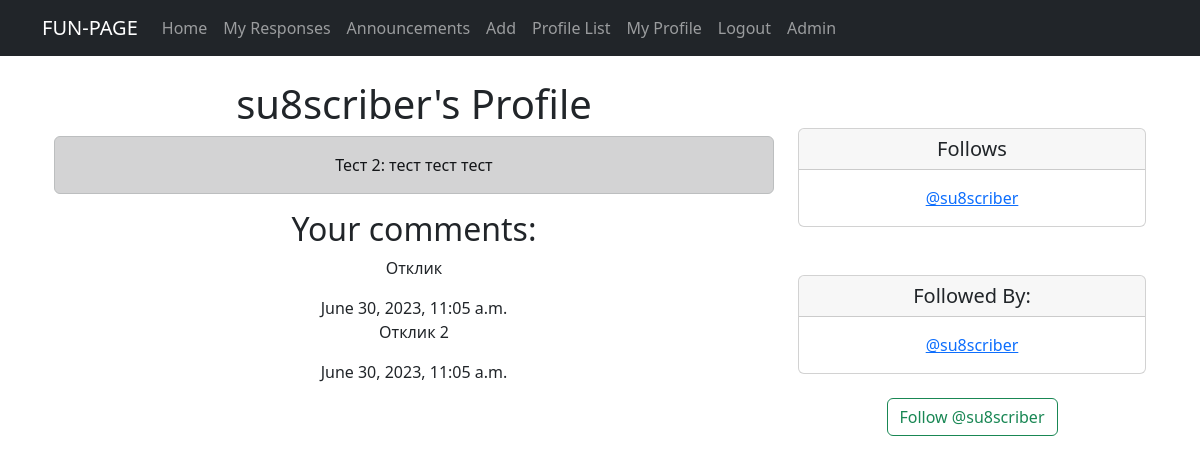
The app's page /profile/2 (signed in) with its own data.
### fun/models.py (models this page shows, shortened)
class Profile(models.Model):
    user = models.OneToOneField(User, on_delete=models.CASCADE)
    follows = models.ManyToManyField("self",
                                     related_name="followed_by",
                                     symmetrical=False,
                                     blank=True)
    date_modified = models.DateTimeField(User, auto_now=True)
    comments = models.ManyToManyField(Comment,
                                       related_name="commented_by",
                                       blank=True)
    def __str__(self):
        return self.user.username

class Announcement(models.Model):
    title = models.CharField(max_length=100)
    text = models.TextField()
    category = models.ForeignKey(Category, on_delete=models.CASCADE)
    author = models.ForeignKey(User, default=1, on_delete=models.CASCADE)
    date_added = models.DateTimeField(auto_now_add=True)
    image = models.ImageField(upload_to='images/', null=True, blank=True)
    video = models.FileField(upload_to='videos/', null=True, blank=True)
    likes = models.ManyToManyField(User, related_name="ad_like", blank=True)
    def __str__(self):
        return f'{self.title.title()}: {self.text[:20]}'

class Comment(models.Model):
    user = models.ForeignKey(User, on_delete=models.CASCADE)
    date = models.DateTimeField(auto_now_add=True)
    announcement = models.ForeignKey('Announcement', on_delete=models.CASCADE)
    content = models.TextField()

### fun/views.py (the view, shortened to what this page needs)
# urls.py: path('profile/<int:pk>', views.profile, name='profile'),
def profile(request, pk):
    if request.user.is_authenticated:
        profile = Profile.objects.get(user_id=pk)
        ads = Announcement.objects.filter(author_id=pk).order_by("-date_added")
        return render(request, "profile.html", {"profile": profile, "ads": ads})
    else:
        messages.success(request, ("You must be logged in to view this page."))
        return redirect('home')

### templates/profile.html (shortened to what this page needs)
{% extends 'flatpages/default.html' %}
{% block content %}
{% if profile %}
    <div class="container text-center">
     <div class="row">
       <div class="col-8">
        <h1> {{ profile.user.username }}'s Profile </h1>
           {% if ads %}
           {% for ads in ads %}
                <div class="alert alert-dark" role="alert">
                     {{ ads }}
                </div>
            {% endfor %}
           {% else %}
           <p> No announcements yet </p>
           {% endif %}
<h2>Your comments:</h2>
{% for comment in request.user.profile.comments.all %}
<div>
  <p>{{ comment.content }}</p>
  <span class="date">{{ comment.date }}</span>
</div>
{% empty %}
<p>No comments yet.</p>
{% endfor %}
     </div>
    <div class="col-4">
<br/> <br/>
     <div class="card">
    <h5 class="card-header">Follows</h5>
        <div class="card-body">
    <p class="card-text"> {% for following in profile.follows.all %}
    <a href="{% url 'profile' following.user.id %}"> @{{ following }}</a><br/>
    {% endfor %}</p>
  </div>
</div>
    <br/><br/>
     <div class="card">
      <h5 class="card-header"> Followed By:</h5>
      <div class="card-body">
       <p class="card-text"> {% for following in profile.followed_by.all %}
    <a href="{% url 'profile' following.user.id %}"> @{{ following }}</a><br/>
    {% endfor %} </p>
      </div>
     </div>
        <br/>
        <form method="POST">
            {% if profile in user.profile.follows.all %}
                <button class="btn btn-outline-danger" name="follow"
                value="unfollow" type="submit"> Unfollow @{{profile.user.username|lower}}
                </button>
            {% else %}
                <button class="btn btn-outline-success" name="follow"
                value="follow" type="submit"> Follow @{{profile.user.username|lower}}
                </button>
            {% endif %}
        </form>
<br/>
{% endif %}
{% endblock content %}

### records on screen
Profile: user.username "su8scriber"
Announcement: title+text "Тест 2: тест тест тест"
Comment: content "Отклик", date "June 30, 2023, 11:05 a.m."
Comment: content "Отклик 2", date "June 30, 2023, 11:05 a.m."
